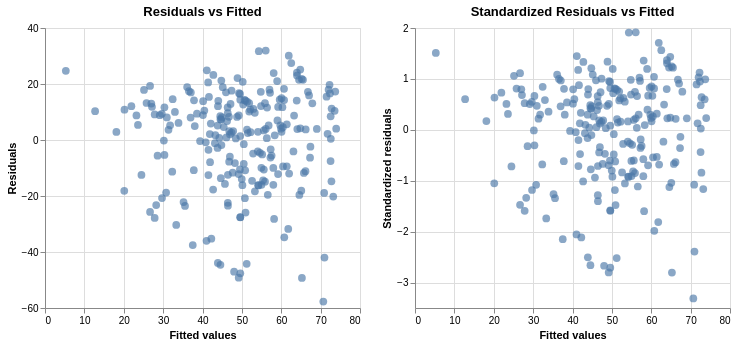

This figure's notebook cell:
### Markdown cell above
### 7.1 Linear Regression Diagnostics

Key checks:

- residuals vs fitted: nonlinearity or heteroskedasticity
- Q-Q plot: residual normality
- Breusch-Pagan test: heteroskedasticity
- VIF: multicollinearity
- Cook's distance: influential observations
- RESET test: possible functional-form misspecification

### Code cell
diagnostic_df = analysis_df.copy()
diagnostic_df["fitted"] = ols_model.fittedvalues
diagnostic_df["residual"] = ols_model.resid
diagnostic_df["standardized_residual"] = ols_model.get_influence().resid_studentized_internal

a = alt.Chart(diagnostic_df).mark_circle(size=60, opacity=0.65).encode(
    x=alt.X("fitted:Q", title="Fitted values"),
    y=alt.Y("residual:Q", title="Residuals"),
    tooltip=["track_name:N", "main_artist_name:N", "popularity:Q", "fitted:Q", "residual:Q"],
).properties(title="Residuals vs Fitted", width=315, height=280)

b = alt.Chart(diagnostic_df).mark_circle(size=60, opacity=0.65).encode(
    x=alt.X("fitted:Q", title="Fitted values"),
    y=alt.Y("standardized_residual:Q", title="Standardized residuals"),
    tooltip=["track_name:N", "main_artist_name:N", "standardized_residual:Q"],
).properties(title="Standardized Residuals vs Fitted", width=315, height=280)

a | b

### Figure 1 — Vega-Lite specification as saved in the notebook (floating-point values rounded to 4 significant figures; data arrays with more than 128 entries replaced by an {"elided": "..."} marker saying what was removed)
{"config": {"view": {"continuousWidth": 300, "continuousHeight": 300}}, "hconcat": [{"mark": {"type": "circle", "opacity": 0.65, "size": 60}, "encoding": {"tooltip": [{"field": "track_name", "type": "nominal"}, {"field": "main_artist_name", "type": "nominal"}, {"field": "popularity", "type": "quantitative"}, {"field": "fitted", "type": "quantitative"}, {"field": "residual", "type": "quantitative"}], "x": {"field": "fitted", "title": "Fitted values", "type": "quantitative"}, "y": {"field": "residual", "title": "Residuals", "type": "quantitative"}}, "height": 280, "title": "Residuals vs Fitted", "width": 315}, {"mark": {"type": "circle", "opacity": 0.65, "size": 60}, "encoding": {"tooltip": [{"field": "track_name", "type": "nominal"}, {"field": "main_artist_name", "type": "nominal"}, {"field": "standardized_residual", "type": "quantitative"}], "x": {"field": "fitted", "title": "Fitted values", "type": "quantitative"}, "y": {"field": "standardized_residual", "title": "Standardized residuals", "type": "quantitative"}}, "height": 280, "title": "Standardized Residuals vs Fitted", "width": 315}], "data": {"name": "data-669447460496420c0a3f4f4143fc5775"}, "$schema": "https://vega.github.io/schema/vega-lite/v6.1.0.json", "datasets": {"data-669447460496420c0a3f4f4143fc5775": {"elided": "232 records"}}}
